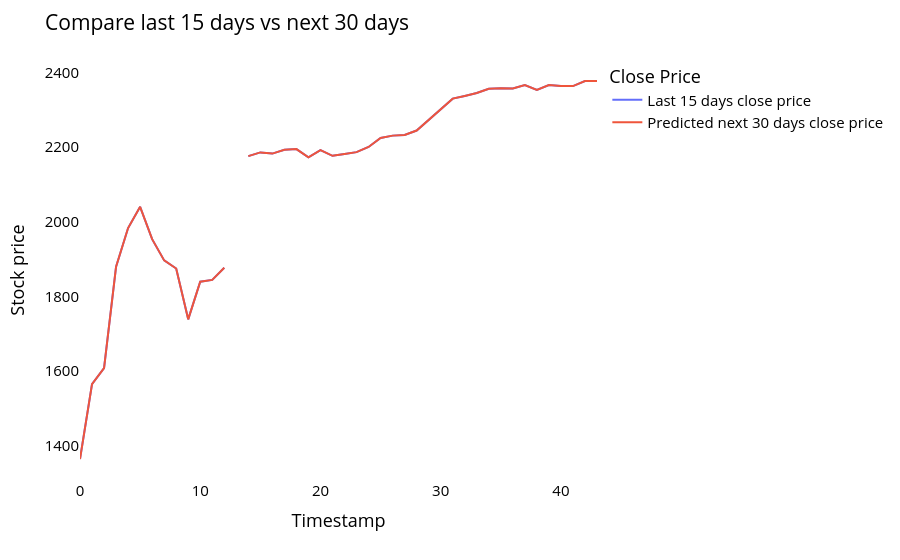

The notebook cell this image was saved under:
### Code cell
temp_mat = np.empty((len(last_days)+pred_days+1,1))
temp_mat[:] = np.nan
temp_mat = temp_mat.reshape(1,-1).tolist()[0]

last_original_days_value = temp_mat
next_predicted_days_value = temp_mat

last_original_days_value[0:time_step+1] = scaler.inverse_transform(closedf[len(closedf)-time_step:]).reshape(1,-1).tolist()[0]
next_predicted_days_value[time_step+1:] = scaler.inverse_transform(np.array(lst_output).reshape(-1,1)).reshape(1,-1).tolist()[0]

new_pred_plot = pd.DataFrame({
    'last_original_days_value':last_original_days_value,
    'next_predicted_days_value':next_predicted_days_value
})

names = cycle(['Last 15 days close price','Predicted next 30 days close price'])

fig = px.line(new_pred_plot,x=new_pred_plot.index, y=[new_pred_plot['last_original_days_value'],
                                                      new_pred_plot['next_predicted_days_value']],
              labels={'value': 'Stock price','index': 'Timestamp'})
fig.update_layout(title_text='Compare last 15 days vs next 30 days',
                  plot_bgcolor='white', font_size=15, font_color='black',legend_title_text='Close Price')
fig.for_each_trace(lambda t:  t.update(name = next(names)))

fig.update_xaxes(showgrid=False)
fig.update_yaxes(showgrid=False)
fig.show()

### Figure 1 — Plotly figure (JSON) as saved in the notebook; plotly's stock layout.template omitted (floating-point values rounded to 4 significant figures)
{"data": [{"hovertemplate": "variable=last_original_days_value<br>Timestamp=%{x}<br>Stock price=%{y}<extra></extra>", "legendgroup": "last_original_days_value", "line": {"color": "#636efa", "dash": "solid"}, "marker": {"symbol": "circle"}, "mode": "lines", "name": "Last 15 days close price", "orientation": "v", "showlegend": true, "type": "scatter", "x": [0, 1, 2, 3, 4, 5, 6, 7, 8, 9, 10, 11, 12, 13, 14, 15, 16, 17, 18, 19, 20, 21, 22, 23, 24, 25, 26, 27, 28, 29, 30, 31, 32, 33, 34, 35, 36, 37, 38, 39, 40, 41, 42, 43], "xaxis": "x", "y": [1364.0, 1564.0, 1607.0, 1880.0, 1983.0, 2040.0, 1953.0, 1896.0, 1874.0, 1738.0, 1839, 1844.0, 1877.0, null, 2176.0, 2186.0, 2182.0, 2193.0, 2194.0, 2172.0, 2192.0, 2177.0, 2181.0, 2186.0, 2200.0, 2224.0, 2231.0, 2232.0, 2244.0, 2273.0, 2301.0, 2330.0, 2337.0, 2345.0, 2356.0, 2358.0, 2357.0, 2366.0, 2353.0, 2366.0, 2363.0, 2363.0, 2377.0, 2377.0], "yaxis": "y"}, {"hovertemplate": "variable=next_predicted_days_value<br>Timestamp=%{x}<br>Stock price=%{y}<extra></extra>", "legendgroup": "next_predicted_days_value", "line": {"color": "#EF553B", "dash": "solid"}, "marker": {"symbol": "circle"}, "mode": "lines", "name": "Predicted next 30 days close price", "orientation": "v", "showlegend": true, "type": "scatter", "x": [0, 1, 2, 3, 4, 5, 6, 7, 8, 9, 10, 11, 12, 13, 14, 15, 16, 17, 18, 19, 20, 21, 22, 23, 24, 25, 26, 27, 28, 29, 30, 31, 32, 33, 34, 35, 36, 37, 38, 39, 40, 41, 42, 43], "xaxis": "x", "y": [1364.0, 1564.0, 1607.0, 1880.0, 1983.0, 2040.0, 1953.0, 1896.0, 1874.0, 1738.0, 1839, 1844.0, 1877.0, null, 2176.0, 2186.0, 2182.0, 2193.0, 2194.0, 2172.0, 2192.0, 2177.0, 2181.0, 2186.0, 2200.0, 2224.0, 2231.0, 2232.0, 2244.0, 2273.0, 2301.0, 2330.0, 2337.0, 2345.0, 2356.0, 2358.0, 2357.0, 2366.0, 2353.0, 2366.0, 2363.0, 2363.0, 2377.0, 2377.0], "yaxis": "y"}], "layout": {"font": {"color": "black", "size": 15}, "legend": {"title": {"text": "Close Price"}, "tracegroupgap": 0}, "margin": {"t": 60}, "plot_bgcolor": "white", "title": {"text": "Compare last 15 days vs next 30 days"}, "xaxis": {"anchor": "y", "domain": [0, 1], "showgrid": false, "title": {"text": "Timestamp"}}, "yaxis": {"anchor": "x", "domain": [0, 1], "showgrid": false, "title": {"text": "Stock price"}}}}
